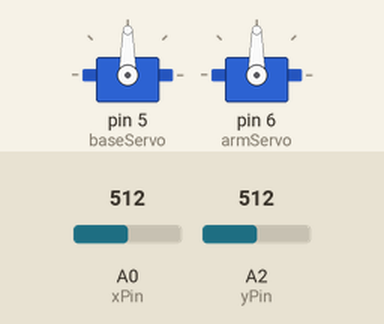
Simulated run of this sketch. Board: Arduino Uno, built with avr-gcc and run on an emulated ATmega328P. Shown: 2 × servo. The test bench sets the inputs (shaded band); at power-on: A0 (xPin) = 512, A2 (yPin) = 512.

Above: at 1.2 s.
1.3 s: A0 (xPin) set to 716
At 1.9 s:
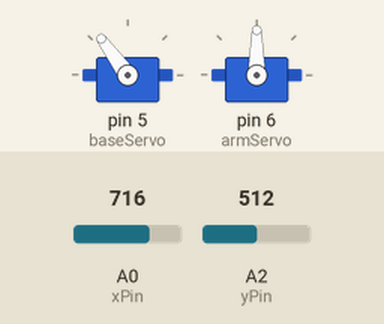
2.8 s: A2 (yPin) set to 716
At 3.3 s:
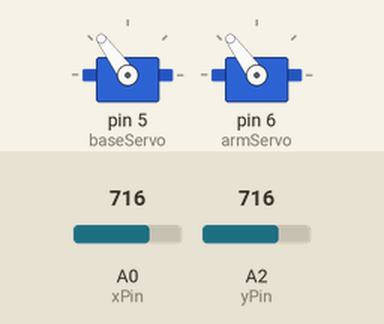
4.3 s: A0 (xPin) set to 900
At 4.6 s:
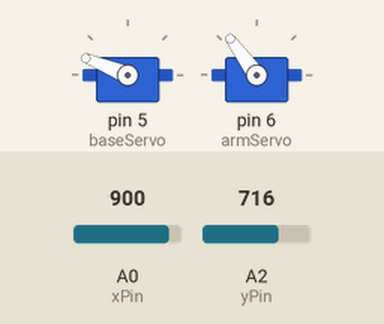
5.8 s: A2 (yPin) set to 900
At 7.0 s:
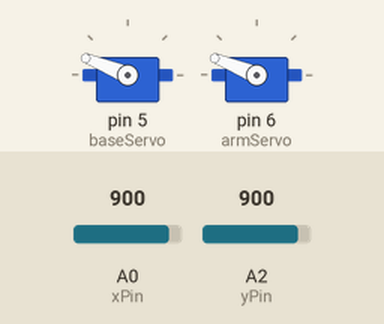
7.3 s: A0 (xPin) set to 1023
At 8.5 s:
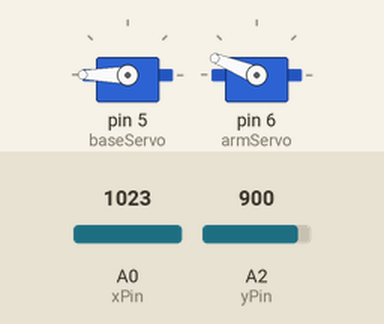
8.8 s: A2 (yPin) set to 1023
At 10.0 s:
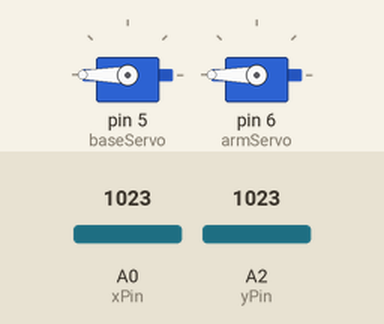
Timing chart, 0 to 11.3 s (numbered marks = the images above; inputs shaded):
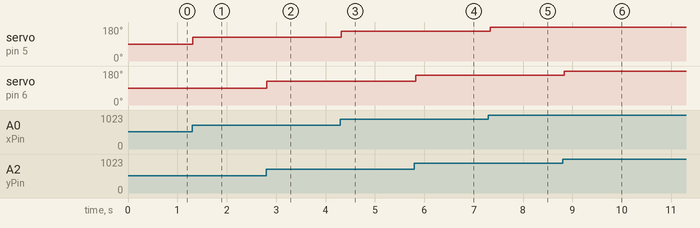

The sketch:

roboarm.ino
```cpp
#include <Servo.h>

Servo baseServo;
Servo armServo;

int xPin = A0;   // X-axis of joystick
int yPin = A2;   // Y-axis of joystick

int xValue;
int yValue;

int baseAngle;
int armAngle;

void setup() {
  baseServo.attach(5);   // Servo 1
  armServo.attach(6);   // Servo 2
}

void loop() {

  // Read joystick values
  xValue = analogRead(xPin);
  yValue = analogRead(yPin);

  // Convert joystick value to angle
  baseAngle = xValue / 5.68;
  armAngle = yValue / 5.68;

  // Move servos
  baseServo.write(baseAngle);
  armServo.write(armAngle);

  delay(100);
}
```

Measured:
- after the input at 1.3 s, servo on pin 5 (baseServo): 90° → 126° at once
- after the input at 2.8 s, servo on pin 6 (armServo): 90° → 126° at once
- after the input at 4.3 s, servo on pin 5 (baseServo): 126° → 158° at once
- after the input at 5.8 s, servo on pin 6 (armServo): 126° → 158° at once
- after the input at 7.3 s, servo on pin 5 (baseServo): 158° → 180° at once
- after the input at 8.8 s, servo on pin 6 (armServo): 158° → 180° at once
